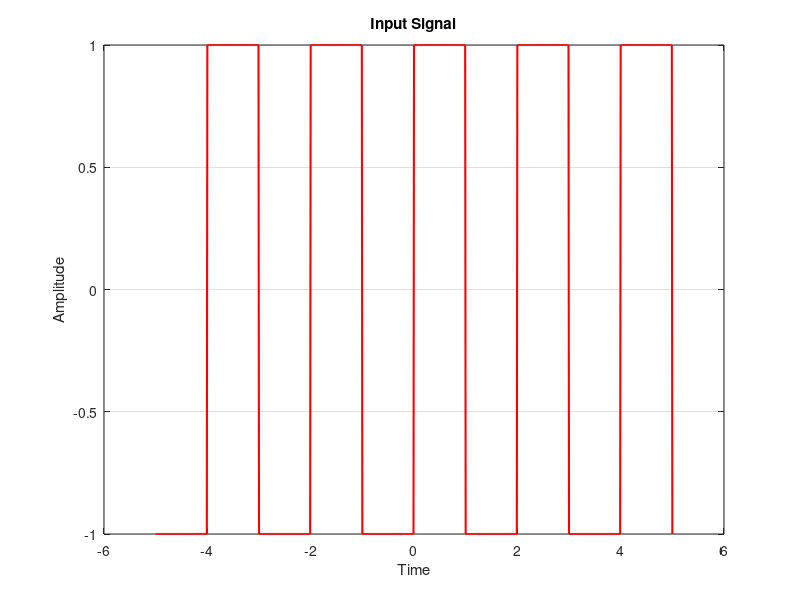
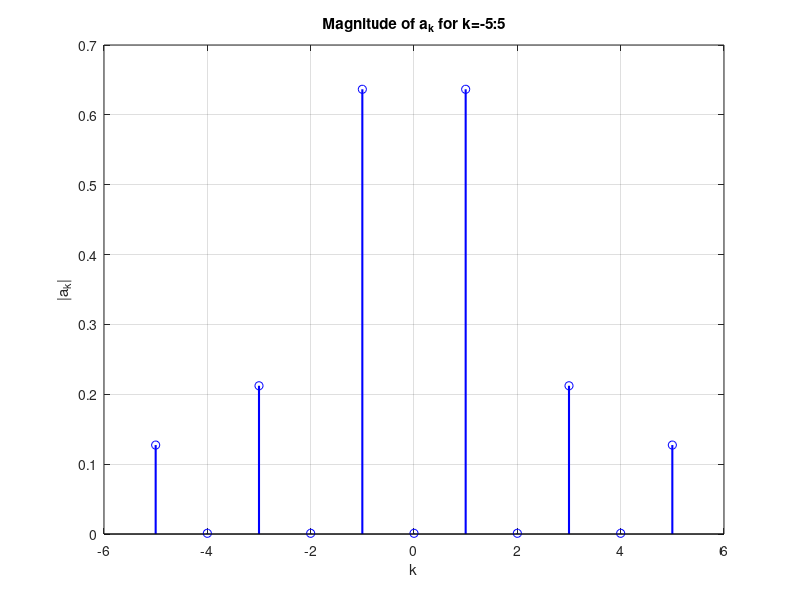
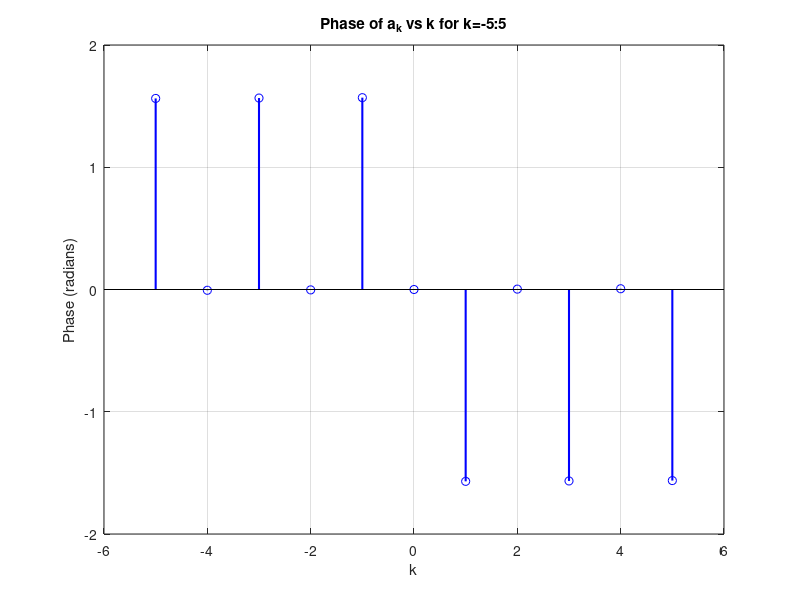
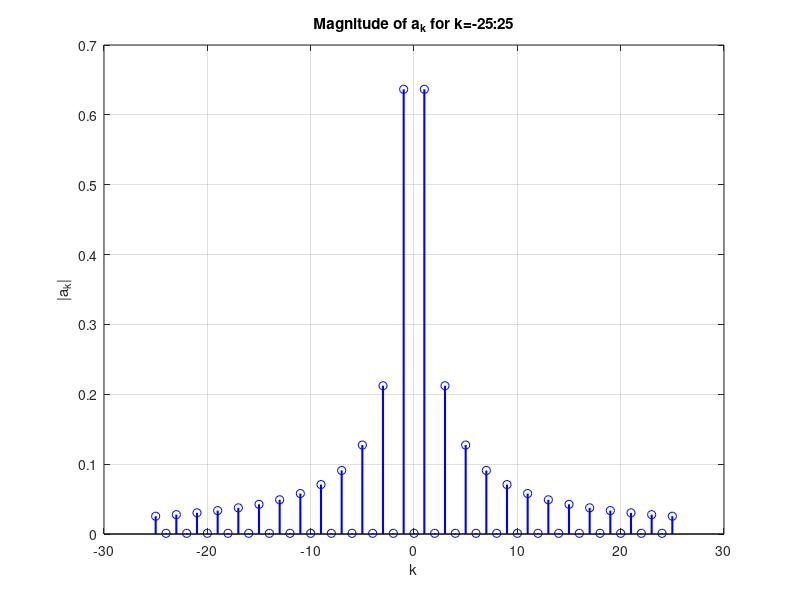

Reproduce these figures in MATLAB, in order.
clc;
clear;
close all;
T = 2;
f = 1 / T;
t = -5:0.01:5;
x_t = square(2 * pi * f * t);
N_max = 128;
k_range = -N_max:N_max;
Ck = zeros(1, length(k_range));
t_one_period = linspace(0, T, 1000);
x_one_period = square(2 * pi * f * t_one_period);
for n = k_range
    exponential = exp(-1j * 2 * pi * n * f * t_one_period);
    integrand = x_one_period .* exponential;
    Ck(n + N_max + 1) = (1 / T) * trapz(t_one_period, integrand);
end
figure;
plot(t, x_t, 'r', 'LineWidth', 1.5);
title('Input Signal');
xlabel('Time');
ylabel('Amplitude');
grid on;
figure;
k = -5:5;
stem(k, abs(Ck(k + N_max + 1)), 'b', 'LineWidth', 1.5);
title('Magnitude of a_k for k=-5:5');
xlabel('k');
ylabel('|a_k|');
disp(abs(Ck(k + N_max + 1)))
grid on;
figure;
stem(k, angle(Ck(k + N_max + 1)), 'b', 'LineWidth', 1.5);
title('Phase of a_k vs k for k=-5:5');
xlabel('k');
ylabel('Phase (radians)');
grid on;
figure;
k = -25:25;
stem(k, abs(Ck(k + N_max + 1)), 'b', 'LineWidth', 1.5);
title('Magnitude of a_k for k=-25:25');
xlabel('k');
ylabel('|a_k|');
grid on;
figure;
stem(k, angle(Ck(k + N_max + 1)), 'b', 'LineWidth', 1.5);
title('Phase of a_k vs k for k=-25:25');
xlabel('k');
ylabel('Phase (radians)');
grid on;
figure;
k = -50:50;
stem(k, abs(Ck(k + N_max + 1)), 'b', 'LineWidth', 1.5);
title('Magnitude of a_k for k=-50:50');
xlabel('k');
ylabel('|a_k|');
grid on;
figure;
stem(k, angle(Ck(k + N_max + 1)), 'b', 'LineWidth', 1.5);
title('Phase of a_k vs k for k=-50:50');
xlabel('k');
ylabel('Phase (radians)');
grid on;
N = 5;
x_recon = zeros(size(t));
for n = -N:N
    x_recon = x_recon + Ck(n + N_max + 1) * exp(1j * n * 2 * pi * f * t);
end
x_recon = real(x_recon);
figure;
plot(t, x_recon, 'b', 'LineWidth', 1.5);
title('Synthesized Signal (k=-5:5)');
xlabel('Time');
ylabel('Amplitude');
grid on;
N = 25;
x_recon = zeros(size(t));
for n = -N:N
    x_recon = x_recon + Ck(n + N_max + 1) * exp(1j * n * 2 * pi * f * t);
end
x_recon = real(x_recon);
figure;
plot(t, x_recon, 'b', 'LineWidth', 1.5);
title('Synthesized Signal (k=-25:25)');
xlabel('Time');
ylabel('Amplitude');
grid on;
N = 50;
x_recon = zeros(size(t));
for n = -N:N
    x_recon = x_recon + Ck(n + N_max + 1) * exp(1j * n * 2 * pi * f * t);
end
x_recon = real(x_recon);
[max_y, max_index] = max(x_recon);
t_peak = t(max_index);
figure;
plot(t, x_recon, 'b', 'LineWidth', 1.5);
title('Synthesized Signal (k=-50:50)');
hold on;
plot(t_peak, max_y, 'ro', 'LineWidth', 2)
xlabel('Time');
ylabel('Amplitude');
grid on;
hold off;
figure;
plot(t_one_period, x_one_period, 'r', 'LineWidth', 1.5);
title('One Time Period of Input Signal');
xlabel('Time');
ylabel('Amplitude');
grid on;